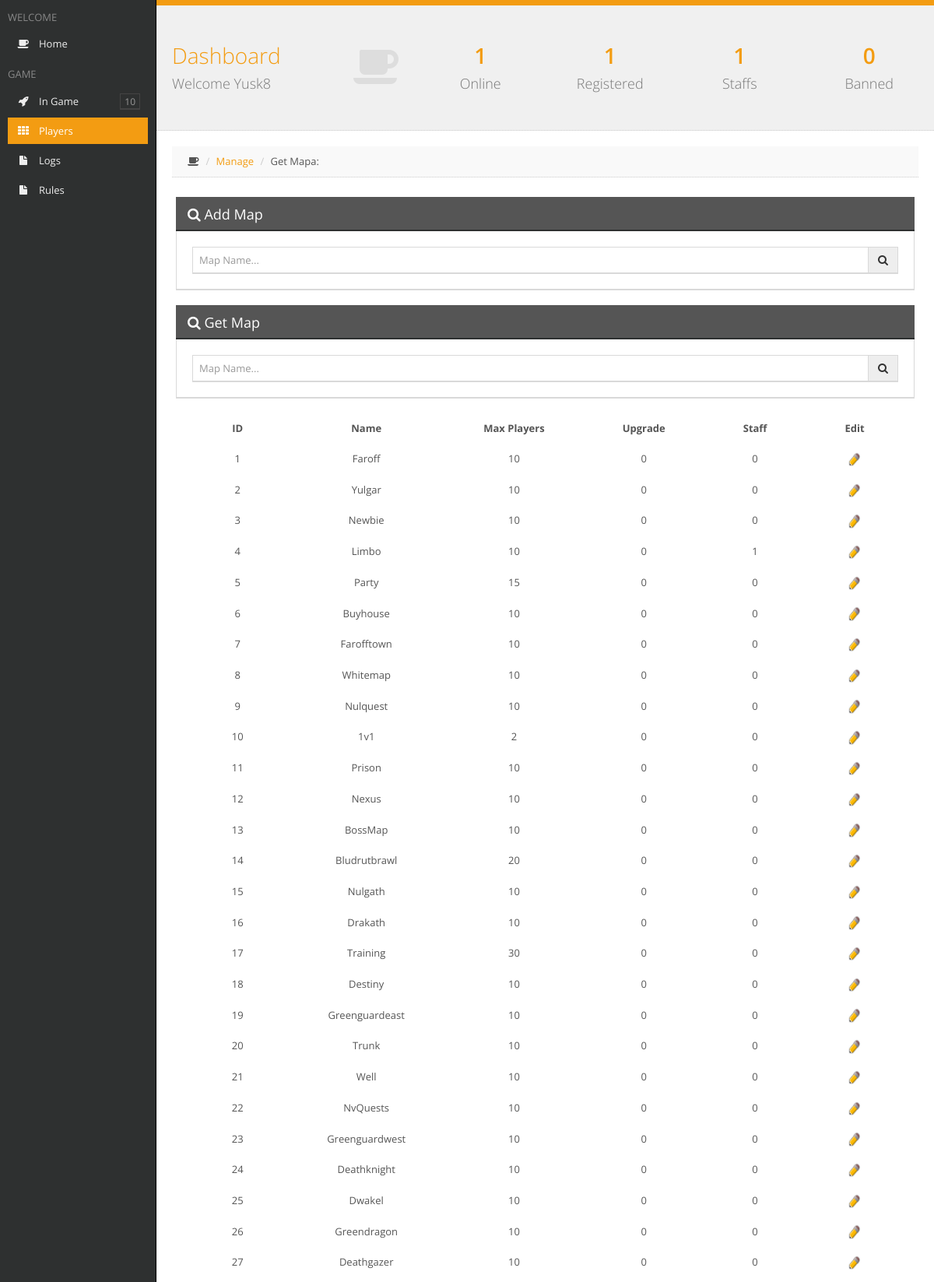
Screenshot of /Account/Listmap.php (signed in, upper part) with the database file from the repository.
### tables this page shows
CREATE TABLE `maps` (
  `id` int(11) UNSIGNED NOT NULL,
  `Name` varchar(32) NOT NULL,
  `File` varchar(128) NOT NULL,
  `MaxPlayers` tinyint(3) UNSIGNED NOT NULL DEFAULT '6',
  `ReqLevel` tinyint(3) UNSIGNED NOT NULL DEFAULT '1',
  `Upgrade` tinyint(1) UNSIGNED NOT NULL DEFAULT '0',
  `Staff` tinyint(1) UNSIGNED NOT NULL DEFAULT '0',
  `PvP` tinyint(1) UNSIGNED NOT NULL DEFAULT '0'
);

### Account/template/css/fonts/config.php (called while the page is built, shortened)
<?php
	$useron = $_SESSION['userlog'];
	$passon = $_SESSION['passlog'];
	if(!(empty($passon))){
		$user = addslashes($useron);
		$pass = addslashes($passon);
		$busca_user = mysql_query("SELECT * FROM users WHERE Name='$user' AND Hash='$pass'");
		$fetch_user = mysql_fetch_array($busca_user);
		$staff = $fetch_user['Staff'];
	$busca_servers = mysql_query("SELECT SUM(Count) FROM servers WHERE Online>0");
	$fetch_servers = mysql_fetch_array($busca_servers);
	$busca_users = mysql_query("SELECT id FROM users");
	$conta_users = mysql_num_rows($busca_users);
	$busca_staff = mysql_query("SELECT id FROM users WHERE Access>=40");
	$conta_staff = mysql_num_rows($busca_staff);
	$busca_ban = mysql_query("SELECT id FROM users WHERE Access<1");
	$conta_ban = mysql_num_rows($busca_ban);
	}
?>

### Account/Listmap.php (the view, shortened to what this page needs)
<?php
	if(!(include "template/css/fonts/config.php")){
		die("<center>FATAL ERROR: Arquivo de configuração não encontrado</center>");
	}
?>
<?php if(!(empty($passon)) && ($staff < 2)){ ?>
<html>
	<head>
		<title>Restricted Access</title>
		<link rel="stylesheet" href="template/css/style.css">
		<link rel='stylesheet' id='open-sans-css'  href='//fonts.googleapis.com/css?family=Open+Sans%3A300italic%2C400italic%2C600italic%2C300%2C400%2C600&#038;subset=latin%2Clatin-ext&#038;ver=4.0-alpha' type='text/css' media='all' />
	</head>
	<body>
		<div id="tudo">
			<div>&nbsp </div>
			<div id="conteudo" class="shadow">
				<div style="height: 30px;">&nbsp </div>
				<p><center>Only Administrators have access to the Panel of Maps</center></p>
				<p><a href="../"><center>&raquo Back to Game</center></a></p>
			</div>
		</div>
	</body>
</html>
<?php }else if(!(empty($passon))){ ?>
<!DOCTYPE html>
<html class=" js no-touch">
<head>
	<link rel="stylesheet" href="template/css/bootstrap-1.5.css">
	<link rel="stylesheet" href="template/css/plugins-1.5.css">
	<link rel="stylesheet" href="template/css/main-1.5.css">
	<link rel="stylesheet" href="template/css/themes.css">
</head>
<body class="header-fixed-top sidebar-left-pinned">
<div id="sidebar-left" class="enable-hover">
	<div class="sidebar-content">
		<div class="slimScrollDiv" style="position: relative; overflow: hidden; width: auto; height: 573px;">
			<div class="sidebar-left-scroll" style="overflow: hidden; width: auto; height: 573px;">
				<ul class="sidebar-nav">
					<li><h2 class="sidebar-header">WELCOME</h2></li>
					<li><a href="Index.php"><i class="fa fa-coffee"></i>Home</a></li>
					<li><h2 class="sidebar-header">GAME</h2></li>
					<li><a style="cursor: pointer;" class="menu-link"><i class="fa fa-rocket"></i>In Game</a>
					</li>
					<li><a href="busca.php" class=" active"><i class="fa fa-th"></i>Players</a></li>
					<li><a href="logs.php"><i class="fa fa-file"></i>Logs</a></li>
					<li><a href="rules.php"><i class="fa fa-file"></i>Rules</a></li>
				</ul>
			</div>
		</div>
	</div>
</div>
<div id="page-container" class="full-width">
	<div id="fx-container" class="fx-opacity"><div id="page-content" class="block">
		<div class="block-header">
			<div class="row remove-margin">
				<div class="col-md-4">
					<a href="" class="header-title-link">
						<h1><i class="fa fa-coffee animation-expandUp"></i>Dashboard<br><small>Welcome <?php echo $useron; ?></small></h1>
					</a>
				</div>
				<div class="col-md-8">
					<div class="row">
						<div class="col-sm-6">
							<div class="row">
								<div class="col-xs-6">
									<a href="lista.php?online" class="header-link">
										<h1 class="animation-pullDown">
											<strong><?php echo $fetch_servers[0]; ?></strong><br><small>Online</small>
										</h1>
									</a>
								</div>
								<div class="col-xs-6">
									<a class="header-link">
										<h1 class="animation-pullDown">
											<strong><?php echo $conta_users; ?></strong><br><small>Registered</small>
										</h1>
									</a>
								</div>
							</div>
						</div>
						<div class="col-sm-6">
							<div class="row">
								<div class="col-xs-6">
									<a href="lista.php?staffs" class="header-link">
										<h1 class="animation-pullDown">
											<strong><?php echo $conta_staff; ?></strong><br><small>Staffs</small>
										</h1>
									</a>
								</div>
								<div class="col-xs-6">
									<a href="lista.php?ban" class="header-link">
										<h1 class="animation-pullDown">
											<strong><?php echo $conta_ban; ?></strong><br><small>Banned</small>
										</h1>
									</a>
								</div>
							</div>
						</div>
					</div>
				</div>
			</div>
		</div>
<div id="page-container" class="full-width">
	<div id="fx-container" class="fx-opacity"><div id="page-content" class="block">
		<ul class="breadcrumb breadcrumb-top">
			<li><i class="fa fa-coffee"></i></li>
			<li><a href="Manage.php">Manage</a></li>
			<li>Get Mapa: <?php echo $_POST['search-term']; ?></li>
		</ul>
		<div class="row gutter30">
			<div class="block full">
				<div class="block-title">
					<h2><i class="fa fa-search"></i> Add Map</h2>
				</div>
				<form action="addmap.php" method="POST">
					<div class="input-group">
						<input type="text" id="search-term" value="<?php echo addslashes($_POST['add-term']); ?>" name="add-term" class="form-control" placeholder="Map Name...">
						<span class="input-group-btn">
							<button type="submit" class="btn btn-default"><i class="fa fa-search"></i></button>
						</span>
					</div>
				</form>
			</div>
			<div class="block full">
				<div class="block-title">
					<h2><i class="fa fa-search"></i> Get Map</h2>
				</div>
				<form action="" method="post">
					<div class="input-group">
						<input type="text" id="search-term" value="<?php echo addslashes($_POST['search-term']); ?>" name="search-term" class="form-control" placeholder="Map Name...">
						<span class="input-group-btn">
							<button type="submit" class="btn btn-default"><i class="fa fa-search"></i></button>
						</span>
					</div>
				</form>
			</div>
		<table align="center">
		<tr>
			<td style='border: 1px #000; padding: 10px 50px 10px 50px;' align="center"><b>ID</b></td>
			<td style='border: 1px #000; padding: 10px 50px 10px 50px;' align="center"><b>Name</b></td>
			<td style='border: 1px #000; padding: 10px 50px 10px 50px;' align="center"><b>Max Players</b></td>
			<td style='border: 1px #000; padding: 10px 50px 10px 50px;' align="center"><b>Upgrade</b></td>
			<td style='border: 1px #000; padding: 10px 50px 10px 50px;' align="center"><b>Staff</b></td>
			<td style='border: 1px #000; padding: 10px 50px 10px 50px;' align="center"><b>Edit</b></td>
		</tr>
		<?php
			if(!(isset($_POST['search-term']))){
				$_BS['PorPagina'] = 70;
				$sql = "SELECT COUNT(*) AS total FROM `maps`";
				$query = mysql_query($sql);
				$total = mysql_result($query, 0, 'total');
				$paginas =  (($total % $_BS['PorPagina']) > 0) ? (int)($total / $_BS['PorPagina']) + 1 : ($total / $_BS['PorPagina']);
				if (isset($_GET['pagina'])) {
					$pagina = (int)$_GET['pagina'];
				} else {
					$pagina = 1;
				}
				$pagina = max(min($paginas, $pagina), 1);
				$inicio = ($pagina - 1) * $_BS['PorPagina'];
				$sql = "SELECT * FROM `maps` ORDER BY `id` ASC LIMIT ".$inicio.", ".$_BS['PorPagina'];
				$query = mysql_query($sql);
				while ($resultado = mysql_fetch_assoc($query)) {
					$id = $resultado['id'];
					$name = $resultado['Name'];
					$player = $resultado['MaxPlayers'];
					$upg = $resultado['Upgrade'];
					$staff = $resultado['Staff'];
					echo "
						<tr>
							<td style='border: 1px #000; padding: 10px 50px 10px 50px;' align='center'>$id</td>
							<td style='border: 1px #000; padding: 10px 50px 10px 50px;' align='center'>$name</td>
							<td style='border: 1px #000; padding: 10px 50px 10px 50px;' align='center'>$player</td>
							<td style='border: 1px #000; padding: 10px 50px 10px 50px;' align='center'>$upg</td>
							<td style='border: 1px #000; padding: 10px 50px 10px 50px;' align='center'>$staff</td>
							<td style='border: 1px #000; padding: 10px 50px 10px 50px;' align='center'>
								<a href='addmap.php?edit=$id'><img src='template/edit.jpg' width='16px' alt='Função Editar'></a>
							</td>
						</tr>
					";
				}
				echo "</table>";
				if ($total > 0) {
					echo "<br /><br /><center>Other Maps: ";
					echo "</center>";
				}
			}
		?>
		<br /><br /><br />
		</div>
	</div>
	</div>
</div>
</body>
</html>
<?php }else{ ?>
	<?php include "login.php"; ?>
<?php } ?>

### rows the page displays
maps: id "1", Name "Faroff", MaxPlayers "10", Upgrade "0", Staff "0"
maps: id "2", Name "Yulgar", MaxPlayers "10", Upgrade "0", Staff "0"
maps: id "3", Name "Newbie", MaxPlayers "10", Upgrade "0", Staff "0"
maps: id "4", Name "Limbo", MaxPlayers "10", Upgrade "0", Staff "1"
maps: id "5", Name "Party", MaxPlayers "15", Upgrade "0", Staff "0"
maps: id "6", Name "Buyhouse", MaxPlayers "10", Upgrade "0", Staff "0"
maps: id "7", Name "Farofftown", MaxPlayers "10", Upgrade "0", Staff "0"
maps: id "8", Name "Whitemap", MaxPlayers "10", Upgrade "0", Staff "0"
maps: id "9", Name "Nulquest", MaxPlayers "10", Upgrade "0", Staff "0"
maps: id "10", Name "1v1", MaxPlayers "2", Upgrade "0", Staff "0"
maps: id "11", Name "Prison", MaxPlayers "10", Upgrade "0", Staff "0"
maps: id "12", Name "Nexus", MaxPlayers "10", Upgrade "0", Staff "0"
maps: id "13", Name "BossMap", MaxPlayers "10", Upgrade "0", Staff "0"
maps: id "14", Name "Bludrutbrawl", MaxPlayers "20", Upgrade "0", Staff "0"
maps: id "15", Name "Nulgath", MaxPlayers "10", Upgrade "0", Staff "0"
maps: id "16", Name "Drakath", MaxPlayers "10", Upgrade "0", Staff "0"
maps: id "17", Name "Training", MaxPlayers "30", Upgrade "0", Staff "0"
maps: id "18", Name "Destiny", MaxPlayers "10", Upgrade "0", Staff "0"
maps: id "19", Name "Greenguardeast", MaxPlayers "10", Upgrade "0", Staff "0"
maps: id "20", Name "Trunk", MaxPlayers "10", Upgrade "0", Staff "0"
maps: id "21", Name "Well", MaxPlayers "10", Upgrade "0", Staff "0"
maps: id "22", Name "NvQuests", MaxPlayers "10", Upgrade "0", Staff "0"
maps: id "23", Name "Greenguardwest", MaxPlayers "10", Upgrade "0", Staff "0"
maps: id "24", Name "Deathknight", MaxPlayers "10", Upgrade "0", Staff "0"
maps: id "25", Name "Dwakel", MaxPlayers "10", Upgrade "0", Staff "0"
maps: id "26", Name "Greendragon", MaxPlayers "10", Upgrade "0", Staff "0"
maps: id "27", Name "Deathgazer", MaxPlayers "10", Upgrade "0", Staff "0"

### other values shown
$useron "Yusk8"
$fetch_servers[0] "1"
$conta_users "1"
$conta_staff "1"
$conta_ban "0"
